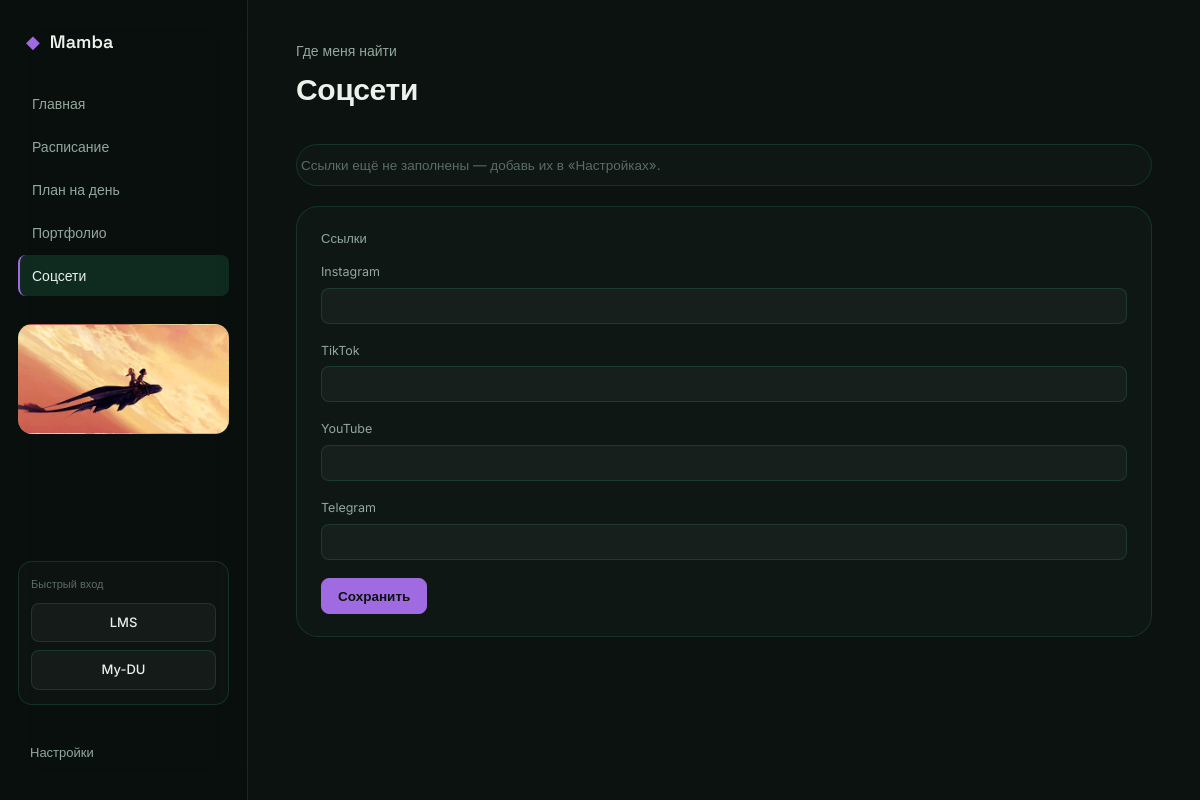
The app's page /social with its own data.
### tables this page shows
CREATE TABLE settings (
            key TEXT PRIMARY KEY,
            value TEXT
        );

### app.py (the view)
@app.route("/social")
def page_social():
    settings = get_all_settings()
    return render_template("social.html", settings=settings)

### app.py (called while the page is built)
def get_db():
    if "db" not in g:
        g.db = sqlite3.connect(DB_PATH)
        g.db.row_factory = sqlite3.Row
        g.db.execute("PRAGMA foreign_keys = ON")
    return g.db

def get_all_settings():
    db = get_db()
    rows = db.execute("SELECT key, value FROM settings").fetchall()
    settings = dict(DEFAULT_SETTINGS)
    for r in rows:
        settings[r["key"]] = r["value"]
    return settings

### templates/social.html (shortened to what this page needs)
{% extends "base.html" %}
{% block content %}
<div class="page-head">
  <div class="eyebrow">Где меня найти</div>
  <h1>Соцсети</h1>
</div>
{% if not (settings.instagram or settings.tiktok or settings.youtube or settings.telegram) %}
<div class="panel empty-hint">Ссылки ещё не заполнены — добавь их в «Настройках».</div>
{% endif %}
<div class="panel" style="margin-top:20px;">
  <div class="section-title"><span>Ссылки</span></div>
  <div class="field">
    <label class="field-label">Instagram</label>
    <input type="url" id="s-instagram" value="{{ settings.instagram }}" style="width:100%;">
  </div>
  <div class="field">
    <label class="field-label">TikTok</label>
    <input type="url" id="s-tiktok" value="{{ settings.tiktok }}" style="width:100%;">
  </div>
  <div class="field">
    <label class="field-label">YouTube</label>
    <input type="url" id="s-youtube" value="{{ settings.youtube }}" style="width:100%;">
  </div>
  <div class="field">
    <label class="field-label">Telegram</label>
    <input type="url" id="s-telegram" value="{{ settings.telegram }}" style="width:100%;">
  </div>
  <button class="btn btn-accent" onclick="saveSocials()">Сохранить</button>
</div>
{% endblock %}

### templates/base.html (shortened to what this page needs)
<!DOCTYPE html>
<html lang="ru">
<head>
<link rel="stylesheet" href="{{ url_for('static', filename='css/style.css') }}">
</head>
<body>
<div class="bg-layer" id="bg-layer"
     data-type="{{ settings.background_type }}"
     data-value="{{ settings.background_value }}">
  {% if settings.background_type == 'video' and settings.background_value %}
  <video autoplay muted loop playsinline class="bg-media">
    <source src="{{ settings.background_value }}">
  </video>
  {% elif settings.background_type in ('image', 'gif') and settings.background_value %}
  <img class="bg-media" src="{{ settings.background_value }}" alt="">
  {% endif %}
  <div class="bg-tint"></div>
</div>
<div class="shell">
  <aside class="sidebar">
    <div class="brand">
      <span class="brand-mark">◆</span>
      <span class="brand-name">{{ settings.user_name }}</span>
    </div>
    <nav class="nav">
      <a href="{{ url_for('page_index') }}" class="nav-item {{ 'is-active' if request.path == '/' }}">
        <span>Главная</span>
      </a>
      <a href="{{ url_for('page_schedule') }}" class="nav-item {{ 'is-active' if request.path == '/schedule' }}">
        <span>Расписание</span>
      </a>
      <a href="{{ url_for('page_planner') }}" class="nav-item {{ 'is-active' if request.path == '/planner' }}">
        <span>План на день</span>
      </a>
      <a href="{{ url_for('page_portfolio') }}" class="nav-item {{ 'is-active' if request.path == '/portfolio' }}">
        <span>Портфолио</span>
      </a>
      <a href="{{ url_for('page_social') }}" class="nav-item {{ 'is-active' if request.path == '/social' }}">
        <span>Соцсети</span>
      </a>
    </nav>
    <div class="sidebar-media" onclick="document.getElementById('input-sidebar-media').click()"
         style="{{ ('background-image:url(' ~ settings.sidebar_media ~ ');') if settings.sidebar_media }}">
    </div>
    <div class="quick-links">
      <span class="quick-label">Быстрый вход</span>
      <a href="{{ settings.lms_link }}" target="_blank" rel="noopener" class="quick-btn">LMS</a>
      <a href="{{ settings.mydu_link }}" target="_blank" rel="noopener" class="quick-btn">My-DU</a>
    </div>
    <a href="{{ url_for('page_settings') }}" class="settings-link {{ 'is-active' if request.path == '/settings' }}">Настройки</a>
  </aside>
  <main class="content">
    {% block content %}{% endblock %}
  </main>
</div>
</body>
</html>

### records on screen
settings: user_name "Mamba"
settings: value (picture)
